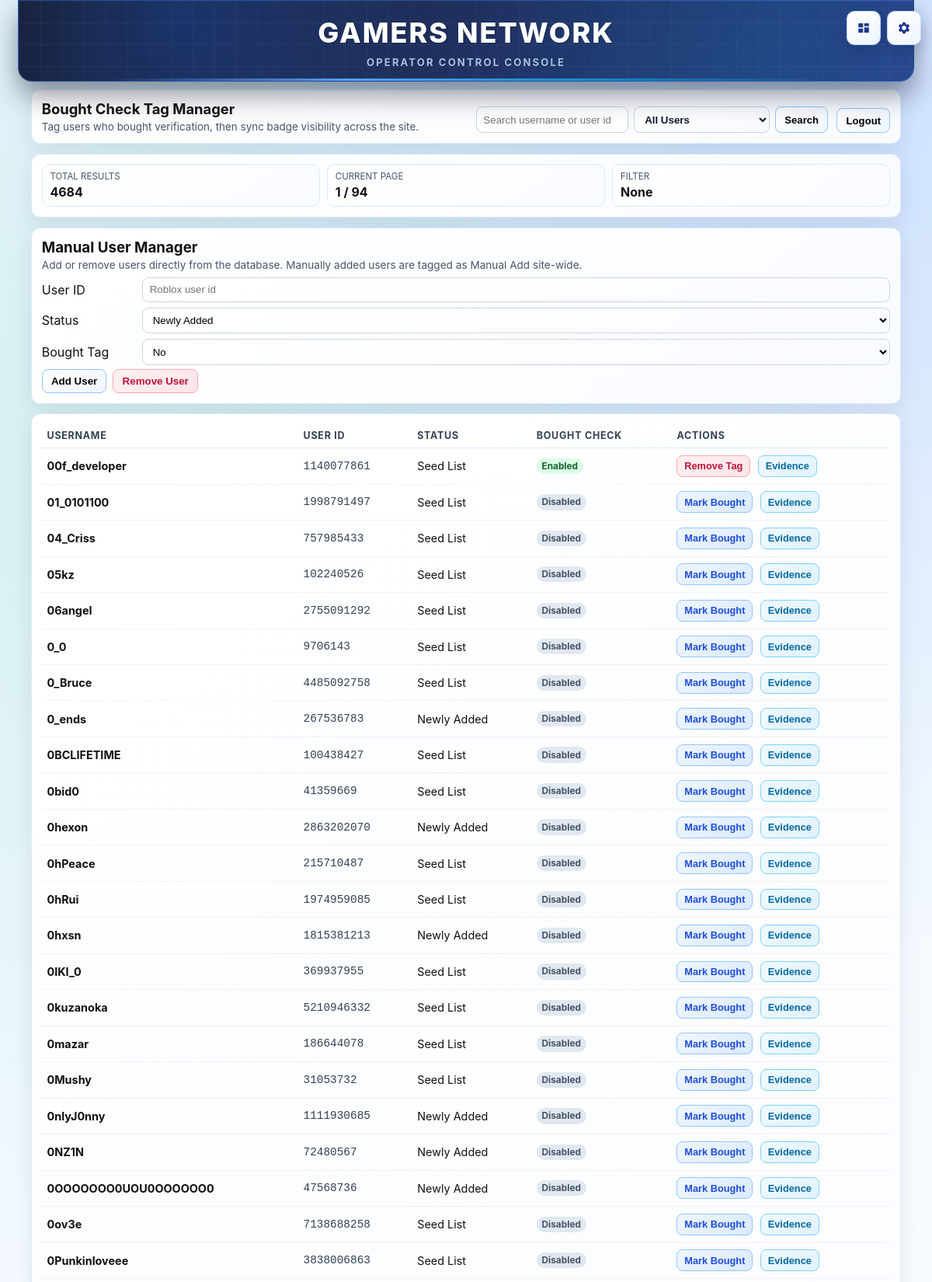
Screenshot of /admin (signed in, upper part) with the database file from the repository.
### tables this page shows
CREATE TABLE users (
    user_id TEXT PRIMARY KEY,
    username TEXT,
    status TEXT
, first_seen_ts INTEGER, bought_tag INTEGER NOT NULL DEFAULT 0, manual_add INTEGER NOT NULL DEFAULT 0);

### app.py (the view, shortened to what this page needs)
@app.route("/admin", methods=["GET", "POST"])
def admin():
    query = request.args.get("query", "").strip().lower()
    bought_filter = request.args.get("bought_filter", "all").strip().lower()
    if bought_filter not in {"all", "blocked", "clean"}:
        bought_filter = "all"
    try:
        page = max(1, int(request.args.get("page", 1)))
    except:
        page = 1
    users = get_all_users()
    rows = sorted(
        users.items(),
        key=lambda x: x[1].get("username", "").lower(),
    )
    if query:
        rows = [
            item
            for item in rows
            if query in str(item[0]).lower() or query in item[1].get("username", "").lower()
        ]
    if bought_filter == "blocked":
        rows = [item for item in rows if bool(item[1].get("bought_tag"))]
    elif bought_filter == "clean":
        rows = [item for item in rows if not bool(item[1].get("bought_tag"))]
    per_page = 50
    total = len(rows)
    total_pages = max(1, math.ceil(total / per_page))
    start = (page - 1) * per_page
    page_items = rows[start:start + per_page]
    return render_template(
        "admin_panel.html",
        users=page_items,
        query=query,
        bought_filter=bought_filter,
        page=page,
        total=total,
        total_pages=total_pages,
        admin_logs=get_admin_logs(120),
    )

### app.py (called while the page is built)
@app.before_request
def _capture_request_start():
    g._request_started_at = time.time()
    g._request_in_bytes = int(request.content_length or 0)

def is_admin_authenticated():
    return bool(session.get("admin_auth"))

### database.py (called while the page is built)
def get_connection():
    if IS_POSTGRES:
        return psycopg2.connect(_pg_dsn())
    parent = os.path.dirname(os.path.abspath(DB_NAME))
    if parent:
        os.makedirs(parent, exist_ok=True)
    return sqlite3.connect(DB_NAME)

def get_all_users():
    conn = get_connection()
    c = conn.cursor()
    c.execute("SELECT user_id, username, status, first_seen_ts, bought_tag, manual_add FROM users")
    rows = c.fetchall()
    conn.close()
    users = {}
    for user_id, username, status, first_seen_ts, bought_tag, manual_add in rows:
        uid = int(user_id) if str(user_id).isdigit() else user_id
        users[uid] = {
            "username": username,
            "source": status,
            "first_seen_ts": int(first_seen_ts),
            "bought_tag": bool(bought_tag),
            "manual_add": bool(manual_add),
        }
    return users

def get_admin_logs(limit=120):
    lim = max(1, min(500, int(limit)))
    conn = get_connection()
    cur = conn.cursor()
    cur.execute(
        f"""
        SELECT id, action, target_uid, detail, created_ts
        FROM admin_logs
        ORDER BY id DESC
        LIMIT {lim}
        """
    )
    rows = cur.fetchall()
    conn.close()
    result = []
    for row in rows:
        result.append(
            {
                "id": int(row[0]),
                "action": row[1] or "",
                "target_uid": row[2] or "",
                "detail": row[3] or "",
                "created_ts": int(row[4] or 0),
            }
        )
    return result

### templates/admin_panel.html (shortened to what this page needs)
<!DOCTYPE html>
<html lang="en">
<head>
<link rel="stylesheet" href="{{ url_for('static', filename='style.css') }}">
</head>
<body class="main-app admin-console">
<header>
    <h1>Gamers Network</h1>
    <p>Operator Control Console</p>
</header>
<a class="admin-corner-btn home-corner-btn" href="{{ url_for('index') }}" title="Index" aria-label="Open Index">
    <svg viewBox="0 0 24 24" width="18" height="18" aria-hidden="true">
        <path d="M3 4h8v7H3V4zm10 0h8v5h-8V4zM3 13h8v7H3v-7zm10-2h8v9h-8v-9z" fill="currentColor"/>
    </svg>
</a>
<button class="admin-corner-btn" id="cornerSettingsBtn" title="Settings" aria-label="Open Settings" type="button">
</button>
<main class="admin-main">
    <section class="panel admin-toolbar">
        <div class="admin-title">
            <h2>Bought Check Tag Manager</h2>
            <p>Tag users who bought verification, then sync badge visibility across the site.</p>
        </div>
        <form method="get" class="admin-search">
            <input type="text" name="query" value="{{ query }}" placeholder="Search username or user id">
            <select name="bought_filter" aria-label="Bought tag filter">
                <option value="all" {% if bought_filter == "all" %}selected{% endif %}>All Users</option>
            </select>
            <button type="submit">Search</button>
        </form>
        <form method="post" action="{{ url_for('admin_logout') }}" class="admin-logout">
            <button type="submit">Logout</button>
        </form>
    </section>
    <section class="panel admin-stats">
        <div class="admin-stat">
            <span>Total Results</span>
            <strong>{{ total }}</strong>
        </div>
        <div class="admin-stat">
            <span>Current Page</span>
            <strong>{{ page }} / {{ total_pages }}</strong>
        </div>
        <div class="admin-stat">
            <span>Filter</span>
            <strong>{{ query if query else "None" }}</strong>
        </div>
    </section>
    <section class="panel admin-manual">
        <div class="admin-evidence-head">
            <h3>Manual User Manager</h3>
            <p>Add or remove users directly from the database. Manually added users are tagged as Manual Add site-wide.</p>
        </div>
        <div class="admin-evidence-form">
            <label>User ID</label>
            <input id="manualUid" type="text" placeholder="Roblox user id">
            <label>Status</label>
            <select id="manualStatus">
                <option value="Newly Added">Newly Added</option>
            </select>
            <label>Bought Tag</label>
            <select id="manualBought">
                <option value="0">No</option>
            </select>
        </div>
        <div class="admin-evidence-actions">
            <button id="manualAddBtn" type="button">Add User</button>
            <button id="manualRemoveBtn" type="button" class="danger">Remove User</button>
        </div>
    </section>
    <section class="panel admin-table-wrap">
        <div class="admin-table-scroll">
            <table class="admin-table">
                <thead>
                    <tr>
                        <th>Username</th>
                        <th>User ID</th>
                        <th>Status</th>
                        <th>Bought Check</th>
                        <th>Actions</th>
                    </tr>
                </thead>
                <tbody>
                    {% for uid, info in users %}
                    <tr data-uid="{{ uid }}">
                        <td class="u-name">{{ info.username }}</td>
                        <td class="u-id">{{ uid }}</td>
                        <td>{{ info.source }}</td>
                        <td class="bought-state">
                            <span class="state-pill {{ 'is-on' if info.bought_tag else 'is-off' }}">
                                {{ "Enabled" if info.bought_tag else "Disabled" }}
                            </span>
                        </td>
                        <td>
                            <button
                                class="toggle-bought-btn {{ 'remove' if info.bought_tag else 'mark' }}"
                                data-uid="{{ uid }}"
                                data-next="{{ 0 if info.bought_tag else 1 }}"
                                type="button">
                                {{ "Remove Tag" if info.bought_tag else "Mark Bought" }}
                            </button>
                            <button class="manage-evidence-btn" data-uid="{{ uid }}" data-username="{{ info.username }}" type="button">Evidence</button>
                        </td>
                    </tr>
                    {% endfor %}
                </tbody>
            </table>
        </div>
    </section>
</main>
</body>
</html>

### rows the page displays
users: username "00f_developer", source "Seed List", bought_tag "Enabled", bought_tag "Remove Tag"
users: username "01_0101100", source "Seed List", bought_tag "Disabled", bought_tag "Mark Bought"
users: username "04_Criss", source "Seed List", bought_tag "Disabled", bought_tag "Mark Bought"
users: username "05kz", source "Seed List", bought_tag "Disabled", bought_tag "Mark Bought"
users: username "06angeI", source "Seed List", bought_tag "Disabled", bought_tag "Mark Bought"
users: username "0_0", source "Seed List", bought_tag "Disabled", bought_tag "Mark Bought"
users: username "0_Bruce", source "Seed List", bought_tag "Disabled", bought_tag "Mark Bought"
users: username "0_ends", source "Newly Added", bought_tag "Disabled", bought_tag "Mark Bought"
users: username "0BCLIFETIME", source "Seed List", bought_tag "Disabled", bought_tag "Mark Bought"
users: username "0bid0", source "Seed List", bought_tag "Disabled", bought_tag "Mark Bought"
users: username "0hexon", source "Newly Added", bought_tag "Disabled", bought_tag "Mark Bought"
users: username "0hPeace", source "Seed List", bought_tag "Disabled", bought_tag "Mark Bought"
users: username "0hRui", source "Seed List", bought_tag "Disabled", bought_tag "Mark Bought"
users: username "0hxsn", source "Newly Added", bought_tag "Disabled", bought_tag "Mark Bought"
users: username "0IKI_0", source "Seed List", bought_tag "Disabled", bought_tag "Mark Bought"
users: username "0kuzanoka", source "Seed List", bought_tag "Disabled", bought_tag "Mark Bought"
users: username "0mazar", source "Seed List", bought_tag "Disabled", bought_tag "Mark Bought"
users: username "0Mushy", source "Seed List", bought_tag "Disabled", bought_tag "Mark Bought"
users: username "0nlyJ0nny", source "Newly Added", bought_tag "Disabled", bought_tag "Mark Bought"
users: username "0NZ1N", source "Newly Added", bought_tag "Disabled", bought_tag "Mark Bought"
users: username "0OOOOOOO0UOU0OOOOOO0", source "Newly Added", bought_tag "Disabled", bought_tag "Mark Bought"
users: username "0ov3e", source "Seed List", bought_tag "Disabled", bought_tag "Mark Bought"
users: username "0Punkinloveee", source "Seed List", bought_tag "Disabled", bought_tag "Mark Bought"

### other values shown
{{ total }} "4684"
{{ page }} "1"
{{ total_pages }} "94"
{{ query if query else "None" }} "None"
{{ uid }} "1140077861" "1998791497" "757985433" "102240526" "2755091292" "9706143" "4485092758" "267536783" "100438427" "41359669" "2863202070" "215710487" "1974959085" "1815381213" "369937955" "5210946332" "186644078" "31053732" "1111930685" "72480567" "47568736" "7138688258" "3838006863"
